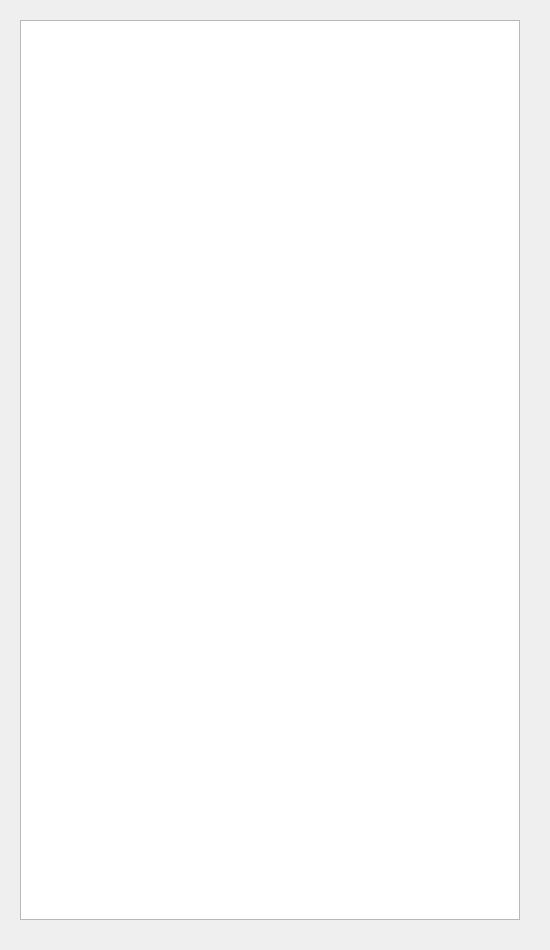
<?xml version="1.0" encoding="UTF-8"?>
<ui version="4.0">
 <class>Dialog</class>
 <widget class="QDialog" name="Dialog">
  <property name="geometry">
   <rect>
    <x>0</x>
    <y>0</y>
    <width>550</width>
    <height>950</height>
   </rect>
  </property>
  <property name="minimumSize">
   <size>
    <width>550</width>
    <height>950</height>
   </size>
  </property>
  <property name="windowTitle">
   <string>Logs</string>
  </property>
  <widget class="QTextBrowser" name="textBrowser">
   <property name="geometry">
    <rect>
     <x>20</x>
     <y>20</y>
     <width>500</width>
     <height>900</height>
    </rect>
   </property>
   <property name="minimumSize">
    <size>
     <width>500</width>
     <height>900</height>
    </size>
   </property>
   <property name="maximumSize">
    <size>
     <width>500</width>
     <height>900</height>
    </size>
   </property>
  </widget>
 </widget>
 <resources/>
 <connections/>
</ui>
